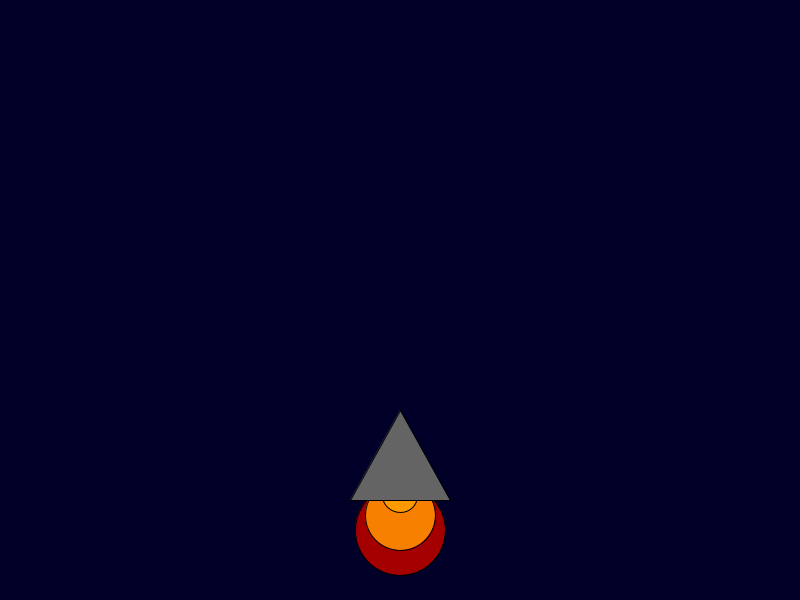
Frame 1 (no input)
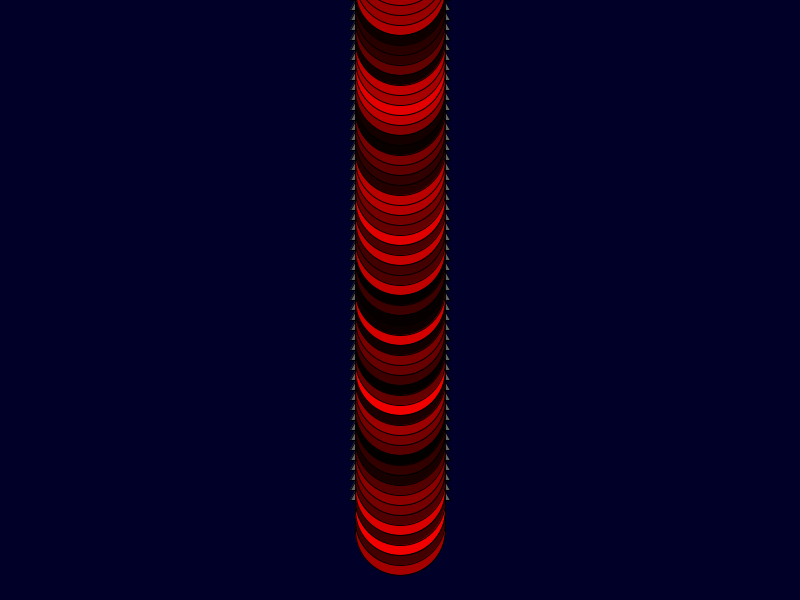
Frame 60 (the mouse pressed at the canvas centre just before this capture)
Frame 120 (the mouse held since frame 60 and released just before this capture): identical to frame 60, image omitted

The Processing sketch that drew these frames (run headless with seeded random() and noise(); from frame 60 on, the mouse is pressed at the canvas centre):

// Processing sketch: Rocket_Ship
// ── Rocket_Ship.pde
/* 1. Change the code below to make the rocket ship take off. */
/* 2. Add a moon and stars to the sky. */

int x = 400;
int y = 400;

void setup() {
  background(0, 0, 40);
  size(800, 600);
}

void draw() {
  fill(random(255), 0, 0);
  ellipse(x, y + 130, 90, 90);
  fill(248, 128, 0);
  ellipse(x, y + 115, 70, 70);
  fill(255, 153, 0);
  ellipse(x, y + 95, 35, 35);
  fill(100, 100, 100);
  triangle(x, y + 10, x + 50, y + 100, x - 50, y + 100);
  y=y-10;
}
